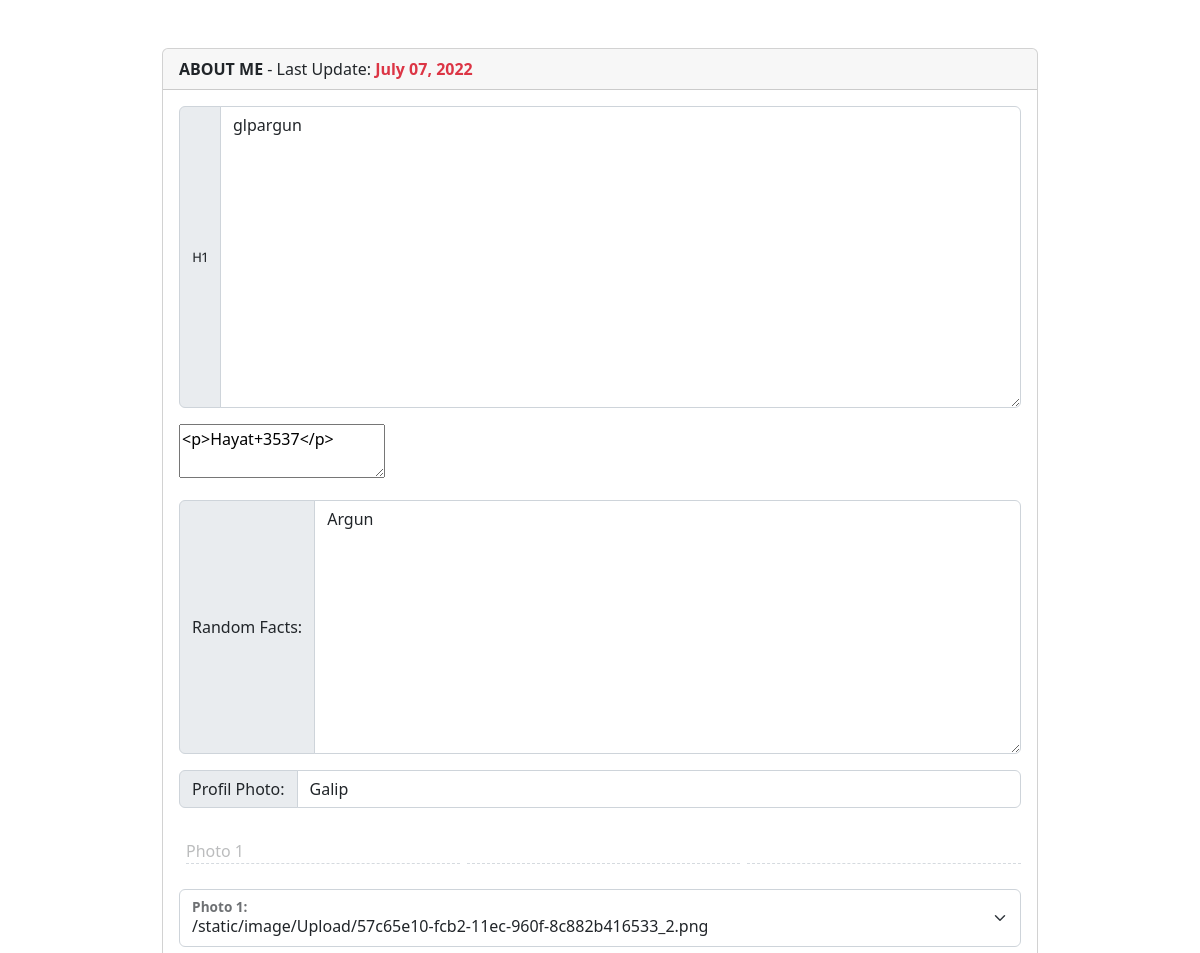
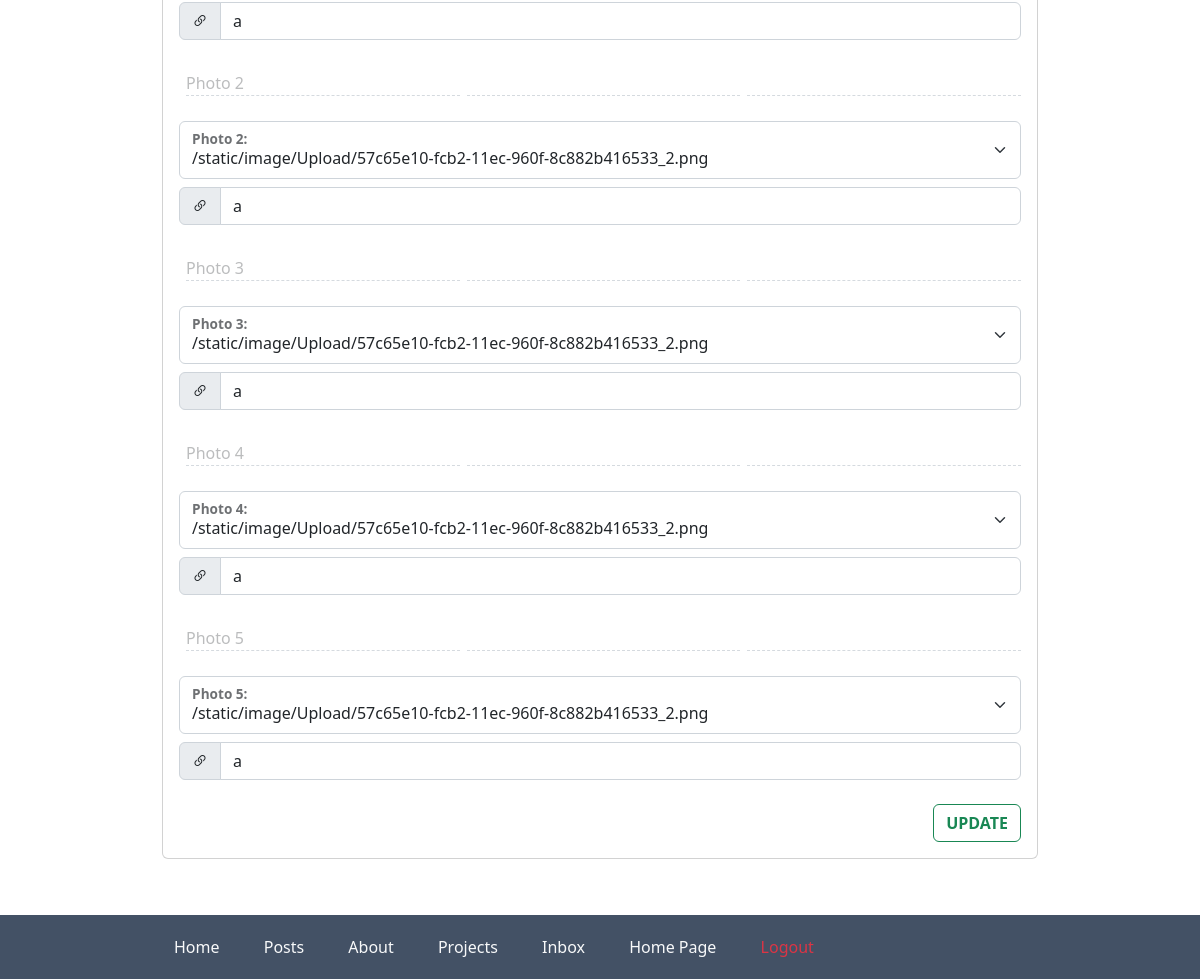
Page /admin/admin-about (signed in) on the committed database (2 pictures, top to bottom).
### website/models.py (models this page shows)
class About(db.Model):
    id = db.Column(db.Integer, primary_key=True, default=1)
    date_created = db.Column(db.DateTime(timezone=True), default=func.now())
    header = db.Column(db.String, nullable=False, default='a')
    body = db.Column(db.String, nullable=False, default='a')
    profil_photo = db.Column(db.String, nullable=False, default='a')
    p1 = db.Column(db.String, nullable=False, default='a')
    p1_link = db.Column(db.String, nullable=False, default='a')
    p2 = db.Column(db.String, nullable=False, default='a')
    p2_link = db.Column(db.String, nullable=False, default='a')
    p3 = db.Column(db.String, nullable=False, default='a')
    p3_link  = db.Column(db.String, nullable=False, default='a')
    p4 = db.Column(db.String, nullable=False, default='a')
    p4_link = db.Column(db.String, nullable=False, default='a')
    p5 = db.Column(db.String, nullable=False, default='a')
    p5_link = db.Column(db.String, nullable=False, default='a')
    random_facts = db.Column(db.String, nullable=False, default='a')

### website/views.py (the view, shortened to what this page needs)
@views.route("admin/admin-about", methods=['POST', 'GET'])
@login_required
def adminabout_page():
    about = About.query.filter_by(id=1).first()
    uploads = Upload.query.order_by(-Upload.id).all()
    return render_template("/Admin/admin-about.html", user=current_user, uploads=uploads, about=about)

### website/__init__.py (called while the page is built)
def create_app():
    app=Flask(__name__,template_folder='templates/')
    app.config['SECRET_KEY'] = 'gsdhajweu gda baasu'
    app.config['SQLALCHEMY_DATABASE_URI'] = f'sqlite:///{DB_NAME}'
    db.init_app(app)
    from .views import views
    from .auth import auth
    app.register_blueprint(views, url_prefix='/')
    app.register_blueprint(auth, url_prefix='/admin/')
    from .models import User, Post, Like, About, Project, Contact, Visit, Upload
    create_database(app)
    login_manager = LoginManager()
    login_manager.login_view = "auth.sign_in"
    login_manager.init_app(app)
    @login_manager.user_loader
    def load_user(id):
        return User.query.get(int(id))
    return app

### website/templates/Admin/admin-about.html (shortened to what this page needs)
{% extends "Admin/admin-base.html" %}  {%block content%}
<div class="card">
  <div class="card-header">
    <span class="fw-bolder">ABOUT ME</span> - Last Update:
    <span class="fw-bolder text-danger"
      >{{ about.date_created.strftime('%B %m, %Y') }}</span
    >
  </div>
  <div class="card-body">
    <form method="POST">
      <div class="input-group mb-3">
        <span class="input-group-text"
          ><i class="bi bi-type-h1 fw-bolder"></i
        ></span>
        <textarea
          id="header"
          name="header"
          rows="12"
          class="form-control"
          aria-label="With textarea"
        >
{{ about.header }}</textarea
        >
      </div>
      <textarea id="body" name="body">{{ about.body }}</textarea>
      <div class="input-group mt-3 mb-3">
        <span class="input-group-text">Random Facts: </span>
        <textarea
          id="random_facts"
          name="random_facts"
          class="form-control"
          rows="10"
          aria-label="Random Facts"
        >
{{ about.random_facts }}</textarea
        >
      </div>
      <div class="input-group mb-3">
        <span class="input-group-text" id="profil_photo">Profil Photo: </span>
        <input
          type="text"
          class="form-control"
          value="{{ about.profil_photo }}"
          aria-label="Profil Photo"
          id="profil_photo"
          name="profil_photo"
          aria-describedby="profil_photo"
        />
      </div>
      <div class="hr-theme-slash-2 mt-3 mb-3">
        <div class="hr-line">Photo 1</div>
        <div class="hr-line"></div>
        <div class="hr-line"></div>
      </div>
      <div class="form-floating mb-2">
        <select
          class="form-select"
          id="p1"
          name="p1"
          aria-label="Floating label select example"
        >
          <option id="p1" name="p1" value="1" selected>{{ about.p1 }}</option>
        </select>
        <label for="status" class="fw-bolder">Photo 1: </label>
      </div>
      <div class="input-group mb-3">
        <span class="input-group-text" id="p1_link"
          ><i class="bi bi-link-45deg"></i>
        </span>
        <input
          type="text"
          class="form-control"
          value="{{ about.p1_link }}"
          aria-label="photo 1"
          id="p1_link"
          name="p1_link"
          aria-describedby="p1_link"
        />
      </div>
      <div class="hr-theme-slash-2 mt-3 mb-3">
        <div class="hr-line">Photo 2</div>
        <div class="hr-line"></div>
        <div class="hr-line"></div>
      </div>
      <div class="form-floating mb-2">
        <select
          class="form-select"
          id="p2"
          name="p2"
          aria-label="Floating label select example"
        >
          <option id="p2" name="p2" value="{{ about.p1 }}" selected>
            {{ about.p1 }}
          </option>
        </select>
        <label for="status" class="fw-bolder">Photo 2: </label>
      </div>
      <div class="input-group mb-3">
        <span class="input-group-text" id="p2_link"
          ><i class="bi bi-link-45deg"></i>
        </span>
        <input
          type="text"
          class="form-control"
          value="{{ about.p2_link }}"
          aria-label="photo 2"
          id="p2_link"
          name="p2_link"
          aria-describedby="p2_link"
        />
      </div>
      <div class="hr-theme-slash-2 mt-3 mb-3">
        <div class="hr-line">Photo 3</div>
        <div class="hr-line"></div>
        <div class="hr-line"></div>
      </div>
      <div class="form-floating mb-2">
        <select
          class="form-select"
          id="p3"
          name="p3"
          aria-label="Floating label select example"
        >
          <option id="p3" name="p3" value="{{ about.p1 }}" selected>
            {{ about.p1 }}
          </option>
        </select>
        <label for="status" class="fw-bolder">Photo 3: </label>
      </div>
      <div class="input-group mb-3">
        <span class="input-group-text" id="p3_link"
          ><i class="bi bi-link-45deg"></i>
        </span>
        <input
          type="text"
          class="form-control"
          value="{{ about.p3_link }}"
          aria-label="photo 3"
          id="p3_link"
          name="p3_link"
          aria-describedby="p3_link"
        />
      </div>
      <div class="hr-theme-slash-2 mt-3 mb-3">
        <div class="hr-line">Photo 4</div>
        <div class="hr-line"></div>
        <div class="hr-line"></div>
      </div>
      <div class="form-floating mb-2">
        <select
          class="form-select"
          id="p4"
          name="p4"
          aria-label="Floating label select example"
        >
          <option id="p4" name="p4" value="{{ about.p1 }}" selected>
            {{ about.p1 }}
          </option>
        </select>
        <label for="status" class="fw-bolder">Photo 4: </label>
      </div>
      <div class="input-group mb-3">
        <span class="input-group-text" id="p4_link"
          ><i class="bi bi-link-45deg"></i>
        </span>
        <input
          type="text"
          class="form-control"
          value="{{ about.p4_link }}"
          aria-label="photo 4"
          id="p4_link"
          name="p4_link"
          aria-describedby="p4_link"
        />
      </div>
      <div class="hr-theme-slash-2 mt-3 mb-3">
        <div class="hr-line">Photo 5</div>
        <div class="hr-line"></div>
        <div class="hr-line"></div>
      </div>
      <div class="form-floating mb-2">
        <select
          class="form-select"
          id="p5"
          name="p5"
          aria-label="Floating label select example"
        >
          <option id="p5" name="p5" value="{{ about.p1 }}" selected>
            {{ about.p1 }}
          </option>
        </select>
        <label for="status" class="fw-bolder">Photo 5: </label>
      </div>
      <div class="input-group mb-3">
        <span class="input-group-text" id="p5_link"
          ><i class="bi bi-link-45deg"></i>
        </span>
        <input
          type="text"
          class="form-control"
          value="{{ about.p5_link }}"
          aria-label="photo 5"
          id="p5_link"
          name="p5_link"
          aria-describedby="p5_link"
        />
      </div>
      <div align="right">
        <button
          type="submit"
          id="submit_button"
          class="btn btn-outline-success fw-bolder mt-2"
        >
          UPDATE
        </button>
      </div>
    </form>
  </div>
</div>
{% endblock %}

### website/static/css/custom/custom.css (style rules this page uses)
body { font-family: ui-sans-serif, system-ui, -apple-system, BlinkMacSystemFont, Segoe UI, Roboto, Helvetica Neue, Arial, Noto Sans, sans-serif, Apple Color Emoji, Segoe UI Emoji, Segoe UI Symbol, Noto Color Emoji; }
.hr-theme-slash-2 { display: flex; }
.hr-line { width: 100%; position: relative; margin-top: 15px; margin-bottom: 9px; margin-left: 7px; border-bottom: 1px dashed lightslategray; opacity: 0.3; }

### rows in the picture
About: date_created "July 07, 2022", header "glpargun", body "<p>Hayat+3537</p>", random_facts "Argun", profil_photo "Galip", p1 "/static/image/Upload/57c65e10-fcb2-11ec-960f-8c882b416533_2.png", p1_link "a", p2 "/static/image/Upload/57c65e10-fcb2-11ec-960f-8c882b416533_2.png", p2_link "a", p3 "/static/image/Upload/57c65e10-fcb2-11ec-960f-8c882b416533_2.png", p3_link "a", p4 "/static/image/Upload/57c65e10-fcb2-11ec-960f-8c882b416533_2.png", p4_link "a", p5 "/static/image/Upload/57c65e10-fcb2-11ec-960f-8c882b416533_2.png", p5_link "a"
